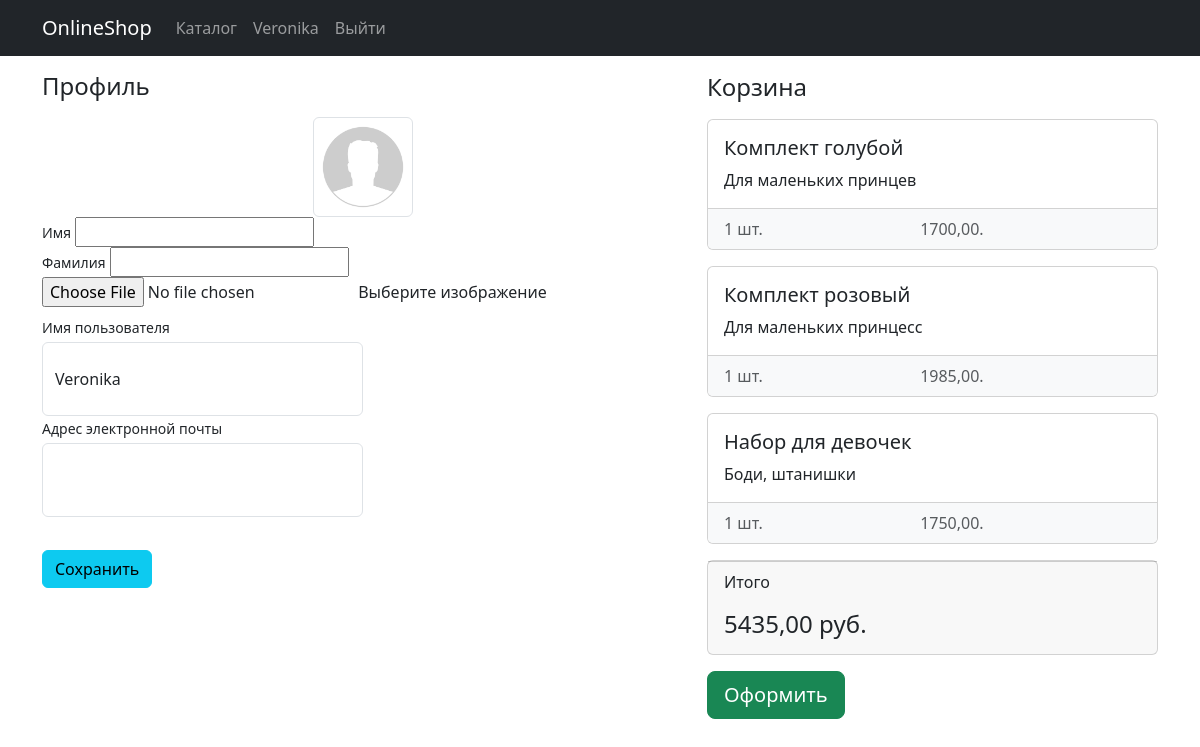
Before: /users/profile/ (signed in) with the older database file.
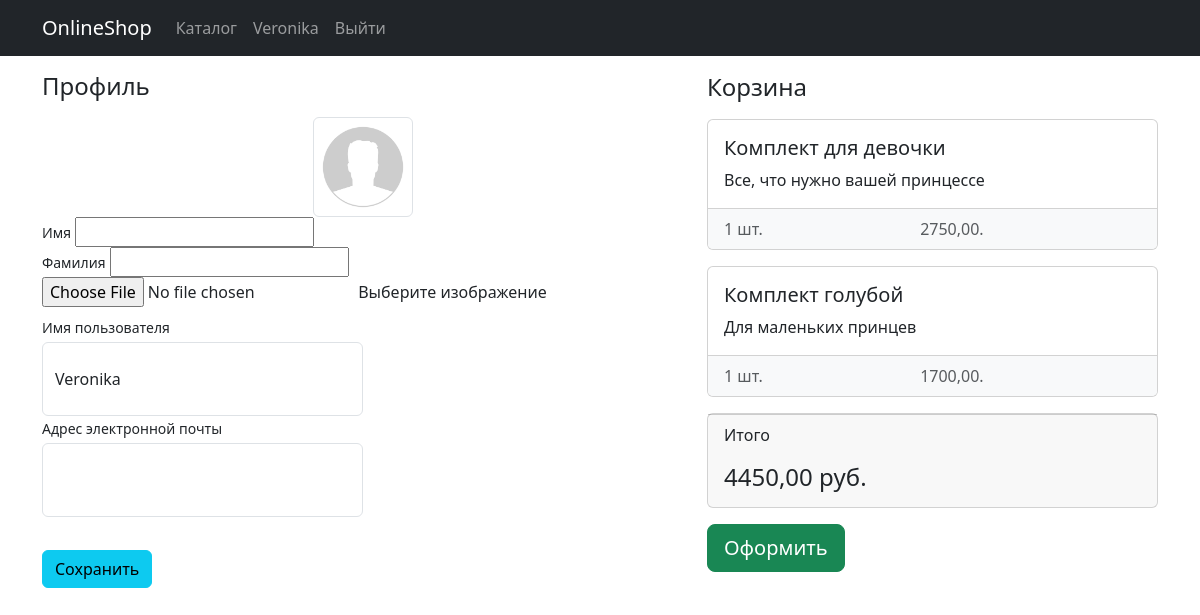
After: the same page with the newer database file.
### users/models.py (models this page shows)
class User(AbstractUser):
    image = models.ImageField(upload_to='users_images', blank=True)

### shop/models.py (models this page shows, shortened)
class Basket(models.Model):
    user = models.ForeignKey(User, on_delete=models.CASCADE)
    product = models.ForeignKey(Product, on_delete=models.CASCADE)
    quantity = models.PositiveIntegerField(default=0)
    created_timestamp = models.DateTimeField(auto_now_add=True)
    def sum(self):
        return self.quantity * self.product.price

class Product(models.Model):
    name = models.CharField(max_length=256)
    image = models.ImageField(upload_to='shop_images', blank=True)
    description = models.TextField(blank=True)
    short_description = models.CharField(max_length=64, blank=True)
    price = models.DecimalField(max_digits=8, decimal_places=2, default=0)
    quantity = models.PositiveIntegerField(default=0)
    category = models.ForeignKey(ProductCategory, on_delete=models.CASCADE)

### users/views.py (the view)
# urls.py: path('profile/', profile, name='profile'),
@login_required
def profile(request):
    user = request.user
    if request.method == 'POST':
        form = UserProfileForm(data=request.POST, files=request.FILES, instance=user)
        if form.is_valid():
            form.save()
            return HttpResponseRedirect(reverse('users:profile'))
    else:
        form = UserProfileForm(instance=user)
    baskets = Basket.objects.filter(user=user)
    total_quantity = sum(basket.quantity for basket in baskets)
    total_sum = sum(basket.sum() for basket in baskets)
    context = {
        'form': form, 'title': 'Store - Личный кабинет',
        'baskets': baskets,
        'total_quantity': total_quantity,
        'total_sum': total_sum
    }
    return render(request, 'users/profile.html', context)

### users/forms.py (shortened to what this page needs)
class UserProfileForm(UserChangeForm):
    username = forms.CharField(widget=forms.TextInput(attrs={'class': 'form-control py-4','readonly': True}))
    email = forms.CharField(widget=forms.EmailInput(attrs={'class': 'form-control py-4','readonly': True}))
    image = forms.ImageField(widget=forms.FileInput(), required=False)
    class Meta:
        model = User
        fields = ('username', 'email', 'first_name', 'last_name', 'image')

### users/templates/users/profile.html (shortened to what this page needs)
{% extends 'shop/base.html' %}
{% load static %}
{% block css %}
    <link href="{% static 'css/profile.css' %}" rel="stylesheet">
{% endblock %}
{% block content%}
<div class="container">
    <div class="row">
        <div class="col-lg-7">
            <h4 class="mt-3 mb-3">Профиль</h4>
            <div class="col-lg-12 text-center">
                <img width="100" height="100"
                     src="{% if user.image %} {{ user.image.url }} {% else %} {% static 'vendor/img/users/default_avatar.jpg' %} {% endif %}"
                     class="img-thumbnail">
            </div>
            <form action="{% url 'users:profile' %}"method="post" enctype="multipart/form-data">
                <div class="form-row">
                    <div class="col-lg-6">
                        <div class="form-group">
                            <label class="small mb-1" for="{{ form.first_name.id_for_label }}">Имя</label>
                            {{ form.first_name }}
                        </div>
                    </div>
                </div>
                <div class="col-lg-6">
                    <div class="form-group">
                        <label class="small mb-1" for="{{ form.last_name.id_for_label }}">Фамилия</label>
                            {{ form.last_name }}
                    </div>
                </div>
            <div class="form-row mb-2">
                <div class="col-lg-12">
                    <div class="custom-file">
                        {{ form.image }}
                        <label class="custom-file-label" for="{{ form.image.id_for_label }}">Выберите изображение</label>
                    </div>
                    </div>
            </div>
                <div class="form-row">
                    <div class="col-lg-6">
                        <label class="small mb-1" for="{{ form.username.id_for_label }}">Имя пользователя</label>
                        {{ form.username }}
                    </div>
                    <div class="col-lg-6">
                        <label class="small mb-1" for="{{ form.email.id_for_label }}">Адрес электронной
                            почты</label>
                        {{ form.email }}
                    </div>
                </div>
                <div class="form-row">
                    <div class="col-lg-12" style="margin-top: 33px;">
                        <input class="btn btn-info btn-block" type="submit" value="Сохранить">
                    </div>
                </div>
            </form>
        </div>
        {% include 'shop/basket.html' %}
    </div>
</div>
{% endblock %}

### shop/templates/shop/base.html (shortened to what this page needs)
{% load static %}
<!DOCTYPE html>
<html lang="en">
<head>
    <link href="{% static 'vendor/bootstrap/css/bootstrap.min.css' %}" rel="stylesheet">
   {% block css %} {% endblock %}
</head>
<body>
<nav class="navbar navbar-expand-lg navbar-dark bg-dark fixed-top">
    <div class="container">
        <a class="navbar-brand" href="{% url 'index' %}">OnlineShop</a>
        <div class="collapse navbar-collapse" id="navbarResponsive">
            <ul class="navbar-nav ml-auto">
                <li class="nav-item">
                    <a class="nav-link" href="{% url 'products:index'%}">Каталог  </a>
                </li>
                {% if user.is_authenticated %}
                    <li class="nav-item">
                    <a class="nav-link" href="{% url 'users:profile' %}">{{ user.username }}
                    </a>
                </li>
                <li class="nav-item">
                    <a class="nav-link" href="{% url 'users:logout' %}">Выйти </a>
                </li>
                {% else %}
                    <li class="nav-item">
                        <a class="nav-link" href="{% url 'users:login'%}">Войти <i class="fas fa-sign-in-alt"></i></a>
                    </li>
                {% endif %}
            </ul>
        </div>
    </div>
</nav>
{% block content %} {% endblock %}
</body>
</html>

### shop/templates/shop/basket.html (shortened to what this page needs)
{% if baskets %}
    <div class="col-lg-5">
            <h4 class="mt-3 mb-3 d-flex justify-content-between align-items-center mb-3">
                Корзина <span class="badge badge-secondary badge-pill">{{ total_quantity}}</span>
            </h4>
        {% for basket in baskets %}
            <div class="card mb-3">
                <div class="card-body">
                    <h5 class="card-title">{{ basket.product.name }}</h5>
                    <p class="card-text">{{ basket.product.short_description}}</p>
                </div>
                <ul class="list-group list-group-flush">
                    <li class="list-group-item d-flex justify-content-between lh-condensed bg-light">
                        <span class="text-muted">{{ basket.quantity }} шт.</span>
                        <span class="text-muted">{{ basket.sum }}.</span>
                    </li>
                </ul>
            </div>
        {% endfor %}
            <div class="card mb-3">
                <div class="card-footer">
                    <p class="float-left">Итого</p>
                    <h4 class="float-right">{{ total_sum }} руб.</h4>
                </div>
            </div>
            <button type="button" class="btn btn-success btn-lg float-right">Оформить</button>
        </div>
{% else %}
    <h4 class="mt-3 mb-3 mb-3 text-center">
        Корзина пуста
    </h4>
{% endif %}

### static/css/profile.css (style rules this page uses)
body { padding-top: 56px; }

Changed rows visible on the page:
removed Basket: product.name "Комплект розовый", product.short_description "Для маленьких принцесс", quantity "1", sum "1985,00"
removed Basket: product.name "Набор для девочек", product.short_description "Боди, штанишки", quantity "1", sum "1750,00"
added Basket: product.name "Комплект для девочки", product.short_description "Все, что нужно вашей принцессе", quantity "1", sum "2750,00"
Other visible differences:
{{ total_sum }}: "5435,00" → "4450,00"
